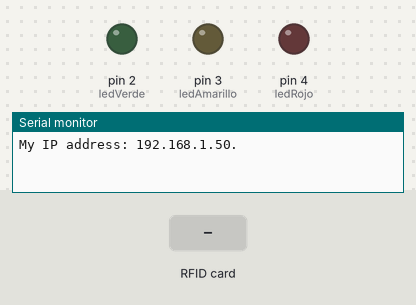
The sketch below on a simulated Arduino Uno, built for the host (arithmetic inside an expression is 32-bit, double 64-bit). On the bench: output pins drawn as LEDs (lit = HIGH), the last lines printed to the serial monitor. Inputs (shaded band) come from the test bench. WiFi joins after 1.5 s; servers stay silent unless stated; uploads are accepted with an empty reply.

Above: at 2.7 s.
2.8 s: RFID card 5E 7A 19 C4 held to the reader
At 4.1 s:
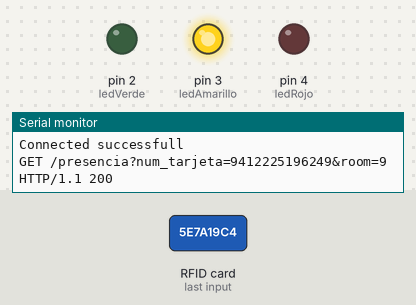
Timing chart, 0 to 19.2 s (numbered marks = the images above; inputs shaded):
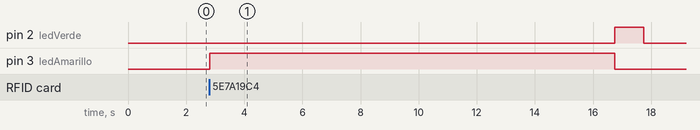

The sketch:

proyecto29_controlfid_V2.0.ino
```cpp
/*
*	Libraries
*/
#include <SPI.h>
#include <RFID.h>
#include <Ethernet.h>
#include <TimerOne.h>

/*
*	Objects
*/
RFID rfid(7,9);
EthernetClient client;

/*
*	Arguments
*/
int ledVerde = 2;
int ledAmarillo = 3;
int ledRojo = 4;
String tarjeta = "";
String url = "";
String room = "9";
String respuesta = "";
int veces = 0;
boolean result;
byte mac[] = {
	0x00, 0xAA, 0xBB, 0xCC, 0xDE, 0x02
};
char server[] = "controlfid.zubirimanteoweb.com";


/*
*	Setup
*/
void setup()
{
  pinMode(ledVerde,OUTPUT);
  pinMode(ledAmarillo,OUTPUT);
  pinMode(ledRojo,OUTPUT);
	Serial.begin(9600);
	SPI.begin();
	rfid.init();
  digitalWrite(ledVerde,LOW);
  digitalWrite(ledAmarillo,LOW);
  digitalWrite(ledRojo,LOW);

	//Start Ethernet connection
	if(Ethernet.begin(mac) == 0){
	    Serial.println("Failed to configure Ethernet using DHCP");
	    for(;;)
	    	;
	}//if Ethernet.begin

	printIPAddress();

  Timer1.initialize(15000000);
  Timer1.attachInterrupt(algo);

}//setup

void algo(){
  if(client.connect(server,80)){
                    digitalWrite(ledAmarillo, HIGH);
                     Serial.println("Connected successfull");
                     client.println("GET /presencia/dispositivos?ok=1 HTTP/1.0");
                     client.println("Host: controlfid.zubirimanteoweb.com\r\n");
                     digitalWrite(ledAmarillo, LOW);
                     digitalWrite(ledVerde, HIGH);
                     delay(1000);
                     digitalWrite(ledVerde, LOW);
                 }else{
                  Serial.println("Connection failed");
                 }//if client.connect
}
/*
*	Loop
*/
void loop()
{
	if (rfid.isCard()) {
    digitalWrite(ledAmarillo,HIGH);
          if (rfid.readCardSerial()) {
                 for(int i=0; i<=4; i++){
                     tarjeta+=String(rfid.serNum[i]);
                 }
                 rfid.halt();
                 if(client.connect(server,80)){
                     Serial.println("Connected successfull");
                     client.println("GET /presencia?num_tarjeta="+tarjeta+"&room="+room+" HTTP/1.0");
                     client.println("Host: controlfid.zubirimanteoweb.com\r\n");
                     Serial.println("GET /presencia?num_tarjeta="+tarjeta+"&room="+room);
                     delay(1000);
                     tarjeta="";
                     result = false;
                     respuesta = "";

                 }else{
                 	Serial.println("Connection failed");
                   digitalWrite(ledAmarillo,LOW);
                   digitalWrite(ledRojo,HIGH);
                   delay(1000);
                   digitalWrite(ledRojo,LOW);
                  tarjeta="";
                 }//if client.connect
          }
    }


    if(client.available()){
        char c = client.read();
        Serial.print(c);
        if(c == '\n'){
        	veces+=1;
        }
        if(veces == 10){
          if(!result){
            if(c == 'o'){
              digitalWrite(ledAmarillo,LOW);
              digitalWrite(ledVerde,HIGH);
              Serial.println("Ha devuelto ok");
              result = true;
              client.stop();
              veces = 0;
              delay(1000);
              digitalWrite(ledVerde,LOW);
            }else if(c == 'k'){
              digitalWrite(ledAmarillo,LOW);
              digitalWrite(ledRojo,HIGH);
              Serial.println("Ha devuelto ko");
              result = true;
              client.stop();
              veces = 0;
              delay(1000);
              digitalWrite(ledRojo,LOW);
            }
          }
        }
    }


}//loop


void printIPAddress()
{
  Serial.print("My IP address: ");
  for (byte thisByte = 0; thisByte < 4; thisByte++) {
    // print the value of each byte of the IP address:
    Serial.print(Ethernet.localIP()[thisByte], DEC);
    Serial.print(".");
  }
  Serial.println();
}//printIPAddress
```

Measured:
- after the input at 2.8 s, pin 3 (ledAmarillo): LOW → HIGH at once, → LOW 13.9 s later
